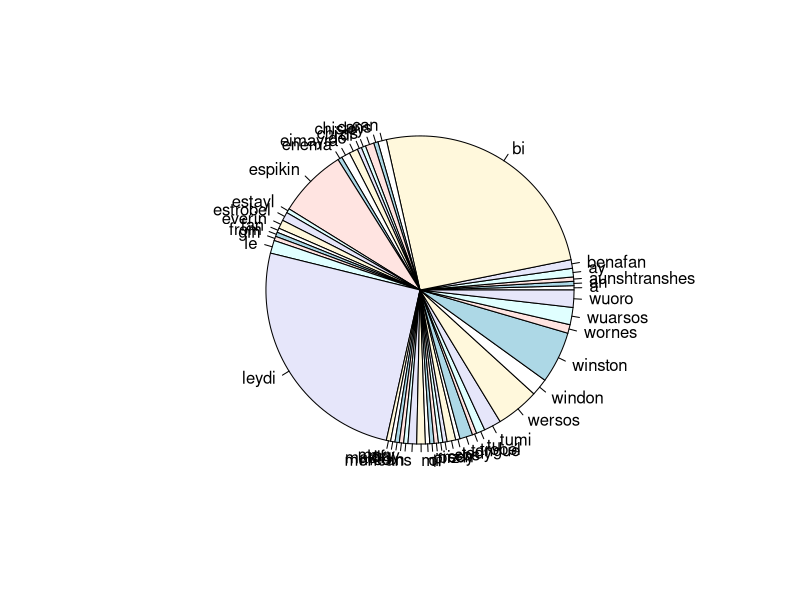
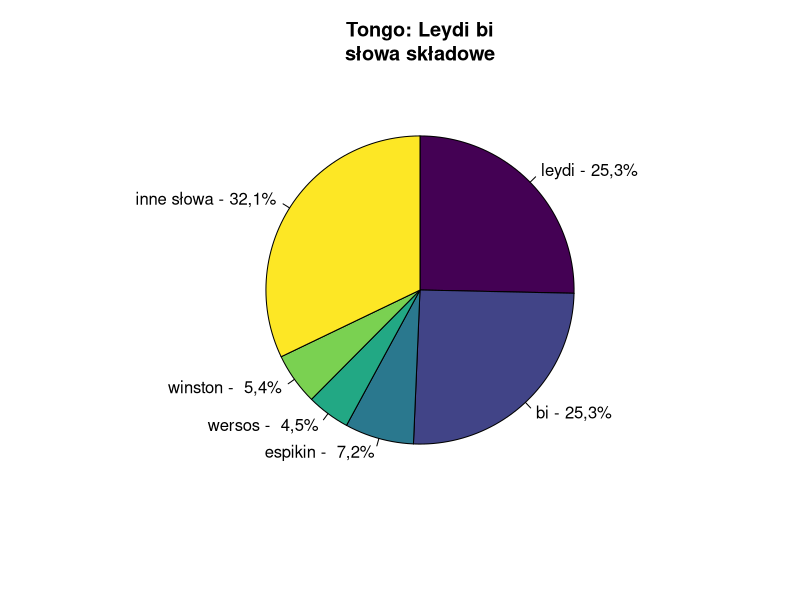
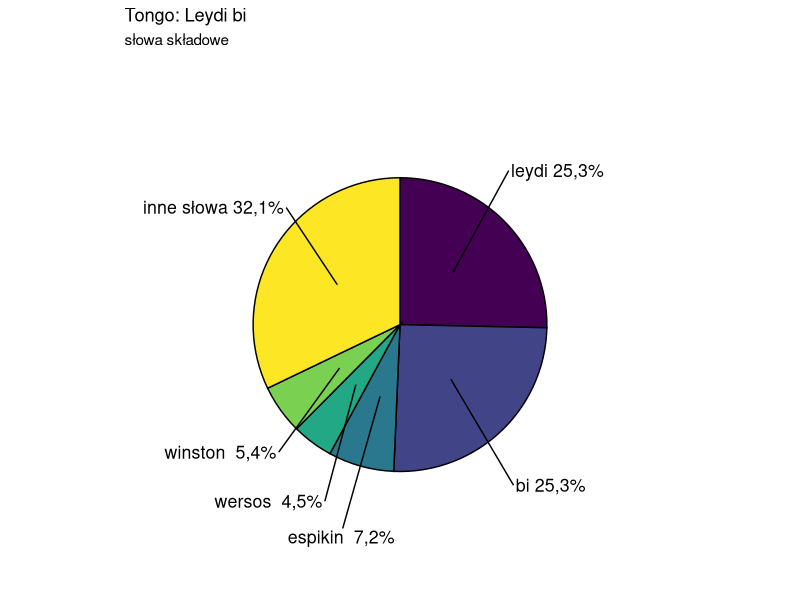

Source code (R) for these figures, in order:
lyr <- "Gin a fan may sen estayl of trobel
Mary pi di cans tumi
Espikin wuoro winston
Leydi bi
Enema aunshtranshes
Chizis tedy redy from tumi
Espikin wuoro winston
Leydi bi
Leydi bi
Leydi bi
Leydi bi
Leydi bi
Espikin wuoro winston
Leydi bi
Leydi bi
Leydi bi
Leydi bi
Leydi bi
Espikin wuoro winston
Leydi bi
¡Le tongué!
Benafan do sos estrobel
Medin Mericans tu mi
Espikin wersos windon
Leydi bi
Eimayra wersos wornes
Chisley everin can tumi
Espikin wuarsos winston
Leydi bi
Leydi bi
Leydi bi
Leydi bi
Leydi bi
Espikin wuarsos winston
Leydi bi
Leydi bi
Leydi bi
Leydi bi
Leydi bi
Espikin wuarsos winston
Leydi bi
¡Le Tongué!
Benafan do sos estrobel
Madin Mericans tu mi
Espikin wersos windon
Leydi bi
Eimayra wersos wornes
Chisley everin can tumi
Espikin wuarsos winston
Leydi bi
Leydi bi
Leydi bi
Leydi bi
Leydi bi
Espikin wersos windon
Leydi bi
Leydi bi
Leydi bi
Leydi bi
Leydi bi
Espikin wersos windon
Leydi bi
¡Le Tongué! ¡Piz an lof!
Leydi bi
Leydi bi
Leydi bi
Leydi bi
Espikin wersos winston
Leydi bi
¡Ay! Leydi bi
Leydi bi
Leydi bi
Leydi bi
Espikin wersos winston
Leydi bi
¡Ay! Leydi bi
Leydi bi
Leydi bi
Leydi bi
Espikin wersos winston
Leydi bi
Leydi bi
Leydi bi
Leydi bi
Leydi bi
Espikin wersos winston
Leydi bi"

words <- tolower(unlist(stringr::str_split(lyr, "[[:space:][:punct:]]+")))
words
pie(table(words))
#words[substring(words, 1, 5)=="wypij"] <- 'wypij*'

df<-data.frame(table(words))
df$words <- as.character(df$words)
#View(df)
df$words[order(-df$Freq)][df$Freq[order(-df$Freq)]>3]
#df[order(-df$Freq),]


mainwords <- c("leydi", "bi", "espikin", "wersos", "winston")
words2<- words
words2[!(words %in% mainwords)]<-"inne słowa"
words_levels <-c(mainwords, "inne słowa")
# words_levels <-c(mainwords)
words3<-factor(words2, level = words_levels)
t1 <- 'Tongo: Leydi bi'
t2 <- 'słowa składowe'
pie(table(words3), 
    clockwise=TRUE, 
    col=viridis::viridis(length(words_levels)), 
    #    main="Lyrical composition\nof Let It Be", 
    # main="Występowanie poszczególnych słów\n w Let It Be zespołu The Beatles" 
    main=paste0(t1, '\n', t2),  
    labels=paste(levels(words3),'-', paste0(format(round(table(words3)/sum(table(words3))*100,1), decimal.mark = ','),'%')))



df2<-as.data.frame(table(words3))

library(ggplot2)
library(ggrepel)
library(dplyr)

df2 <- df2 %>%
  mutate(csum = rev(cumsum(rev(Freq))),
         pos = Freq / 2 + lead(csum, 1),
         pos = if_else(is.na(pos), Freq / 2, pos))

ggplot(data = df2, aes(x = "", y = Freq, fill = words3)) +
  geom_col(width = 1, color = 1) +
  coord_polar(theta = "y", direction=-1) +
  geom_text_repel(data = df2, aes(y = pos, label = paste0(words3, ' ', format(round(Freq/sum(Freq)*100,1), decimal.mark=','), "%")),
                   size = 4.5, nudge_x = 1, show.legend = FALSE, col='black') +
  theme_void() + theme(legend.position="none") +scale_fill_viridis_d() + 
  ggtitle(t1, t2)


